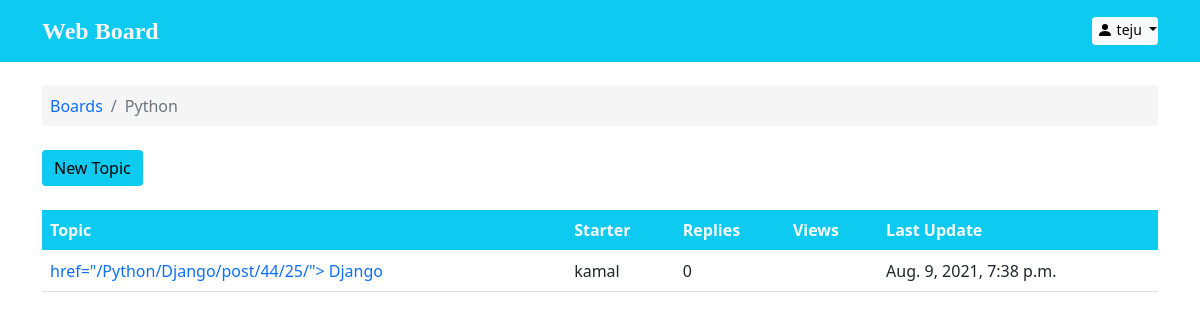
Page /Python/ (signed in) on the committed database.
### boards/models.py (models this page shows, shortened)
class Board(models.Model):
    name = models.CharField(max_length=99, unique=True)
    description = models.CharField(max_length=200)

class Post(models.Model):
    message = models.TextField(max_length=250)
    topic = models.ForeignKey(Topic, on_delete=models.CASCADE, related_name='post_topic')
    created_at = models.DateTimeField(auto_now_add=True)
    updated_at = models.DateTimeField(null=True)
    created_by = models.ForeignKey(User, on_delete= models.CASCADE, related_name='post')
    updated_by = models.ForeignKey(User, on_delete= models.CASCADE,null=True, related_name='+' )

class Topic(models.Model):
    subject = models.CharField(max_length=99)
    created_at = models.DateTimeField(auto_now_add=True)
    board = models.ForeignKey(Board, on_delete=models.CASCADE, related_name='topics')
    starter = models.ForeignKey(User, on_delete= models.CASCADE, related_name='topics')
    message = models.TextField(max_length=250)

### boards/views.py (the view)
# urls.py: url(r'^(?P<board_name>[\w\-\ ]+)add/$', views.submit_form, name='add-topic'),
def topic(request, board_name):
    topic_list = Topic.objects.filter(board__name = board_name).order_by('-created_at')
    topic_form = TopicForm()
    ctx = {'topics': topic_list, 'login_form':loginform, 'signup_form': signupform, 'topic_form':topic_form}
    return render(request, 'topic.html', ctx)

### boards/templatetags/custom_tags.py (called while the page is built)
def remove_slash(url):
    if 'add' in url:
        return url.replace('/add/','').replace('/','')
    return url.replace('/','')

def remove_board(url):
    if 'board' in url:
        return url.replace('board','').replace('/','')
    return url.replace('/','')

### templates/topic.html (shortened to what this page needs)
{% extends 'base.html' %}
{% load custom_tags %}
{% block content %}
<div class="container">
  <ol class="breadcrumb my-4 p-2" style="background-color: whitesmoke;">
    <li class="breadcrumb-item">  <a class="text-decoration-none" href="{% url 'boards:home' %}">Boards</a></li>
    <li class="breadcrumb-item active">{{ request.path|remove_slash|remove_board  }}</li>
  </ol>
  {% if user.is_authenticated %}
  <button type="button" class="btn btn-info border-0" data-bs-toggle="modal" data-bs-target="#newtopic" >New Topic</button>
  {% else %}
  <button type="button"  data-bs-toggle="modal" data-bs-target="#login"  class="btn btn-info mb-3 ml-4 border-0">New Topic</button>
  {% endif %}
  {% if topics %}
  <table class="table mt-4">
    <thead class="thead-inverse bg-info text-light">
      <tr>
        <th>Topic</th>
        <th>Starter</th>
        <th>Replies</th>
        <th>Views</th>
        <th>Last Update</th>
      </tr>
    </thead>
    <tbody>
      {% for topic in topics %}
      <tr>
        <td>
          <a class="text-decoration-none" {% for item in topic.post_topic.all %}
          href="{% url 'boards:topic-post' topic.board.name topic.subject topic.pk item.id %}">
          {% endfor %}
            {{ topic.subject }}
          </a>
        </td>
        <td class="align-middle">{{ topic.starter.username }}</td>
        <td class="align-middle">0</td>
        <td></td>
        <td>{{ topic.created_at}}</td>
      </tr>
      {% endfor %}
    </tbody>
  </table>
  {% else %}
  <large class="mt-4" style="display: flex; justify-content: center; align-items: center;">
    <em >No Topics yet.</em>
  </large>
  {% endif %}
  </div>
{% endblock %}

### templates/header.html (shortened to what this page needs)
<nav class="navbar navbar-light bg-info text-light p-2">
    <div class="container">
      <a class="navbar-brand text-light" href="{% url 'boards:home'%}" style="font-family: papyrus;  font-weight: bolder; font-size: 1.5rem;">Web Board</a>
    <div>
    {% if  user.is_authenticated %}
    <div class="btn-group">
      <button class="btn btn-light btn-sm dropdown-toggle p-0" type="button" id="dropdownMenuClickableOutside" data-bs-toggle="dropdown" data-bs-auto-close="inside" aria-expanded="false">
        <svg xmlns="http://www.w3.org/2000/svg" width="16" height="18" fill="currentColor" class="bi bi-person-fill mb-2 mx-1" viewBox="0 0 16 10">
          <path d="M3 14s-1 0-1-1 1-4 6-4 6 3 6 4-1 1-1 1H3zm5-6a3 3 0 1 0 0-6 3 3 0 0 0 0 6z"/>
        </svg>{{ request.user }}
      </button>
    </div>
      {% else%}
      <btn class="btn bg-secondary btn-sm px-3 mx-2 text-decoration-none text-light" data-bs-toggle="modal"
      data-bs-target="#login">Log In</btn>
     <btn class="btn bg-primary btn-sm px-3 text-decoration-none text-light" data-bs-toggle="modal"
      data-bs-target="#signup">Sign Up</btn>
    {% endif%}
      </div>
    </div>
  </nav>

### rows in the picture
Board: path|remove_slash "Python"
Topic: board+subject+id "/Python/Django/post/44/25/", subject "Django", starter.username "kamal", created_at "Aug. 9, 2021, 7:38 p.m."

### other values in the picture
{{ request.user }} "teju"
